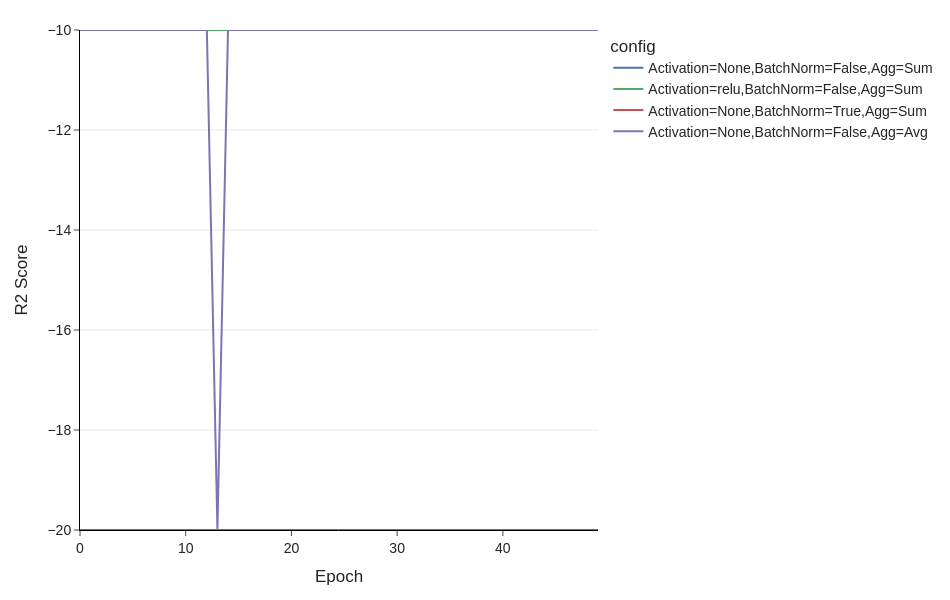

The notebook cell this image was saved under:
### Code cell
fig = px.line(data_frame=data, x='epoch', y='rec_loss__R2', color='config')
fig = style_paper_plot(fig=fig)
fig.update_yaxes(range=[-20, data['rec_loss__R2'].max().item()])
fig.update_layout(xaxis_title='Epoch', yaxis_title="R2 Score")
fig.show()

### Figure 1 — Plotly figure (JSON) as saved in the notebook; plotly's stock layout.template omitted (floating-point values rounded to 4 significant figures)
{"data": [{"hovertemplate": "config=Activation=None,BatchNorm=False,Agg=Sum<br>epoch=%{x}<br>rec_loss__R2=%{y}<extra></extra>", "legendgroup": "Activation=None,BatchNorm=False,Agg=Sum", "line": {"color": "rgb(76,114,176)", "dash": "solid"}, "marker": {"symbol": "circle"}, "mode": "lines", "name": "Activation=None,BatchNorm=False,Agg=Sum", "orientation": "v", "showlegend": true, "type": "scatter", "x": [0, 1, 2, 3, 4, 5, 6, 7, 8, 9, 10, 11, 12, 13, 14, 15, 16, 17, 18, 19, 20, 21, 22, 23, 24, 25, 26, 27, 28, 29, 30, 31, 32, 33, 34, 35, 36, 37, 38, 39, 40, 41, 42, 43, 44, 45, 46, 47, 48, 49], "xaxis": "x", "y": [-10.0, -10.0, -10.0, -10.0, -10.0, -10.0, -10.0, -10.0, -10.0, -10.0, -10.0, -10.0, -10.0, -10.0, -10.0, -10.0, -10.0, -10.0, -10.0, -10.0, -10.0, -10.0, -10.0, -10.0, -10.0, -10.0, -10.0, -10.0, -10.0, -10.0, -10.0, -10.0, -10.0, -10.0, -10.0, -10.0, -10.0, -10.0, -10.0, -10.0, -10.0, -10.0, -10.0, -10.0, -10.0, -10.0, -10.0, -10.0, -10.0, -10.0], "yaxis": "y"}, {"hovertemplate": "config=Activation=relu,BatchNorm=False,Agg=Sum<br>epoch=%{x}<br>rec_loss__R2=%{y}<extra></extra>", "legendgroup": "Activation=relu,BatchNorm=False,Agg=Sum", "line": {"color": "rgb(85,168,104)", "dash": "solid"}, "marker": {"symbol": "circle"}, "mode": "lines", "name": "Activation=relu,BatchNorm=False,Agg=Sum", "orientation": "v", "showlegend": true, "type": "scatter", "x": [0, 1, 2, 3, 4, 5, 6, 7, 8, 9, 10, 11, 12, 13, 14, 15, 16, 17, 18, 19, 20, 21, 22, 23, 24, 25, 26, 27, 28, 29, 30, 31, 32, 33, 34, 35, 36, 37, 38, 39, 40, 41, 42, 43, 44, 45, 46, 47, 48, 49], "xaxis": "x", "y": [-10.0, -10.0, -10.0, -10.0, -10.0, -10.0, -10.0, -10.0, -10.0, -10.0, -10.0, -10.0, -10.0, -10.0, -10.0, -10.0, -10.0, -10.0, -10.0, -10.0, -10.0, -10.0, -10.0, -10.0, -10.0, -10.0, -10.0, -10.0, -10.0, -10.0, -10.0, -10.0, -10.0, -10.0, -10.0, -10.0, -10.0, -10.0, -10.0, -10.0, -10.0, -10.0, -10.0, -10.0, -10.0, -10.0, -10.0, -10.0, -10.0, -10.0], "yaxis": "y"}, {"hovertemplate": "config=Activation=None,BatchNorm=True,Agg=Sum<br>epoch=%{x}<br>rec_loss__R2=%{y}<extra></extra>", "legendgroup": "Activation=None,BatchNorm=True,Agg=Sum", "line": {"color": "rgb(196,78,82)", "dash": "solid"}, "marker": {"symbol": "circle"}, "mode": "lines", "name": "Activation=None,BatchNorm=True,Agg=Sum", "orientation": "v", "showlegend": true, "type": "scatter", "x": [0, 1, 2, 3, 4, 5, 6, 7, 8, 9, 10, 11, 12, 13, 14, 15, 16, 17, 18, 19, 20, 21, 22, 23, 24, 25, 26, 27, 28, 29, 30, 31, 32, 33, 34, 35, 36, 37, 38, 39, 40, 41, 42, 43, 44, 45, 46, 47, 48, 49], "xaxis": "x", "y": [-20.0, -20.0, -20.0, -20.0, -20.0, -20.0, -20.0, -20.0, -20.0, -20.0, -20.0, -20.0, -20.0, -20.0, -20.0, -20.0, -20.0, -20.0, -20.0, -20.0, -20.0, -20.0, -20.0, -20.0, -20.0, -20.0, -20.0, -20.0, -20.0, -20.0, -20.0, -20.0, -20.0, -20.0, -20.0, -20.0, -20.0, -20.0, -20.0, -20.0, -20.0, -20.0, -20.0, -20.0, -20.0, -20.0, -20.0, -20.0, -20.0, -20.0], "yaxis": "y"}, {"hovertemplate": "config=Activation=None,BatchNorm=False,Agg=Avg<br>epoch=%{x}<br>rec_loss__R2=%{y}<extra></extra>", "legendgroup": "Activation=None,BatchNorm=False,Agg=Avg", "line": {"color": "rgb(129,114,179)", "dash": "solid"}, "marker": {"symbol": "circle"}, "mode": "lines", "name": "Activation=None,BatchNorm=False,Agg=Avg", "orientation": "v", "showlegend": true, "type": "scatter", "x": [0, 1, 2, 3, 4, 5, 6, 7, 8, 9, 10, 11, 12, 13, 14, 15, 16, 17, 18, 19, 20, 21, 22, 23, 24, 25, 26, 27, 28, 29, 30, 31, 32, 33, 34, 35, 36, 37, 38, 39, 40, 41, 42, 43, 44, 45, 46, 47, 48, 49], "xaxis": "x", "y": [-10.0, -10.0, -10.0, -10.0, -10.0, -10.0, -10.0, -10.0, -10.0, -10.0, -10.0, -10.0, -10.0, -20.0, -10.0, -10.0, -10.0, -10.0, -10.0, -10.0, -10.0, -10.0, -10.0, -10.0, -10.0, -10.0, -10.0, -10.0, -10.0, -10.0, -10.0, -10.0, -10.0, -10.0, -10.0, -10.0, -10.0, -10.0, -10.0, -10.0, -10.0, -10.0, -10.0, -10.0, -10.0, -10.0, -10.0, -10.0, -10.0, -10.0], "yaxis": "y"}], "layout": {"font": {"family": "Arial", "size": 14}, "height": 600, "legend": {"title": {"text": "config"}, "tracegroupgap": 0}, "margin": {"b": 70, "l": 80, "r": 30, "t": 30}, "paper_bgcolor": "white", "plot_bgcolor": "white", "width": 950, "xaxis": {"anchor": "y", "domain": [0, 1], "linecolor": "black", "linewidth": 1, "showgrid": false, "showline": true, "ticks": "outside", "title": {"text": "Epoch"}, "zeroline": false}, "yaxis": {"anchor": "x", "domain": [0, 1], "gridcolor": "lightgray", "gridwidth": 0.5, "linecolor": "black", "linewidth": 1, "range": [-20, -10], "showgrid": true, "showline": true, "ticks": "outside", "title": {"text": "R2 Score"}, "zeroline": false}}}
